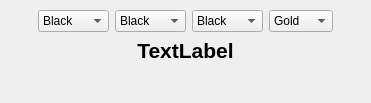
<?xml version="1.0" encoding="UTF-8"?>
<ui version="4.0">
 <class>MainWindow</class>
 <widget class="QMainWindow" name="MainWindow">
  <property name="geometry">
   <rect>
    <x>0</x>
    <y>0</y>
    <width>371</width>
    <height>103</height>
   </rect>
  </property>
  <property name="windowTitle">
   <string>rCalc</string>
  </property>
  <widget class="QWidget" name="centralWidget">
   <widget class="QWidget" name="verticalLayoutWidget">
    <property name="geometry">
     <rect>
      <x>0</x>
      <y>0</y>
      <width>371</width>
      <height>81</height>
     </rect>
    </property>
    <layout class="QVBoxLayout" name="verticalLayout">
     <property name="leftMargin">
      <number>10</number>
     </property>
     <property name="topMargin">
      <number>10</number>
     </property>
     <property name="rightMargin">
      <number>10</number>
     </property>
     <property name="bottomMargin">
      <number>10</number>
     </property>
     <item>
      <layout class="QHBoxLayout" name="horizontalLayout">
       <item>
        <spacer name="horizontalSpacer_2">
         <property name="orientation">
          <enum>Qt::Horizontal</enum>
         </property>
         <property name="sizeHint" stdset="0">
          <size>
           <width>40</width>
           <height>20</height>
          </size>
         </property>
        </spacer>
       </item>
       <item>
        <widget class="QComboBox" name="cmbBand1">
         <item>
          <property name="text">
           <string>Black</string>
          </property>
         </item>
         <item>
          <property name="text">
           <string>Brown</string>
          </property>
         </item>
         <item>
          <property name="text">
           <string>Red</string>
          </property>
         </item>
         <item>
          <property name="text">
           <string>Orange</string>
          </property>
         </item>
         <item>
          <property name="text">
           <string>Yellow</string>
          </property>
         </item>
         <item>
          <property name="text">
           <string>Green</string>
          </property>
         </item>
         <item>
          <property name="text">
           <string>Blue</string>
          </property>
         </item>
         <item>
          <property name="text">
           <string>Violet</string>
          </property>
         </item>
         <item>
          <property name="text">
           <string>Gray</string>
          </property>
         </item>
         <item>
          <property name="text">
           <string>White</string>
          </property>
         </item>
        </widget>
       </item>
       <item>
        <widget class="QComboBox" name="cmbBand2">
         <item>
          <property name="text">
           <string>Black</string>
          </property>
         </item>
         <item>
          <property name="text">
           <string>Brown</string>
          </property>
         </item>
         <item>
          <property name="text">
           <string>Red</string>
          </property>
         </item>
         <item>
          <property name="text">
           <string>Orange</string>
          </property>
         </item>
         <item>
          <property name="text">
           <string>Yellow</string>
          </property>
         </item>
         <item>
          <property name="text">
           <string>Green</string>
          </property>
         </item>
         <item>
          <property name="text">
           <string>Blue</string>
          </property>
         </item>
         <item>
          <property name="text">
           <string>Violet</string>
          </property>
         </item>
         <item>
          <property name="text">
           <string>Gray</string>
          </property>
         </item>
         <item>
          <property name="text">
           <string>White</string>
          </property>
         </item>
        </widget>
       </item>
       <item>
        <widget class="QComboBox" name="cmbMultiplier">
         <item>
          <property name="text">
           <string>Black</string>
          </property>
         </item>
         <item>
          <property name="text">
           <string>Brown</string>
          </property>
         </item>
         <item>
          <property name="text">
           <string>Red</string>
          </property>
         </item>
         <item>
          <property name="text">
           <string>Orange</string>
          </property>
         </item>
         <item>
          <property name="text">
           <string>Yellow</string>
          </property>
         </item>
         <item>
          <property name="text">
           <string>Green</string>
          </property>
         </item>
         <item>
          <property name="text">
           <string>Blue</string>
          </property>
         </item>
         <item>
          <property name="text">
           <string>Violet</string>
          </property>
         </item>
        </widget>
       </item>
       <item>
        <widget class="QComboBox" name="cmbTolerance">
         <property name="currentIndex">
          <number>6</number>
         </property>
         <item>
          <property name="text">
           <string>Brown</string>
          </property>
         </item>
         <item>
          <property name="text">
           <string>Red</string>
          </property>
         </item>
         <item>
          <property name="text">
           <string>Green</string>
          </property>
         </item>
         <item>
          <property name="text">
           <string>Blue</string>
          </property>
         </item>
         <item>
          <property name="text">
           <string>Violet</string>
          </property>
         </item>
         <item>
          <property name="text">
           <string>Gray</string>
          </property>
         </item>
         <item>
          <property name="text">
           <string>Gold</string>
          </property>
         </item>
         <item>
          <property name="text">
           <string>Silver</string>
          </property>
         </item>
        </widget>
       </item>
       <item>
        <spacer name="horizontalSpacer">
         <property name="orientation">
          <enum>Qt::Horizontal</enum>
         </property>
         <property name="sizeHint" stdset="0">
          <size>
           <width>40</width>
           <height>20</height>
          </size>
         </property>
        </spacer>
       </item>
      </layout>
     </item>
     <item>
      <layout class="QVBoxLayout" name="verticalLayout_2">
       <item>
        <widget class="QLabel" name="lblResult">
         <property name="mouseTracking">
          <bool>false</bool>
         </property>
         <property name="text">
          <string>&lt;html&gt;&lt;head/&gt;&lt;body&gt;&lt;p&gt;&lt;span style=&quot; font-size:16pt; font-weight:600;&quot;&gt;TextLabel&lt;/span&gt;&lt;/p&gt;&lt;/body&gt;&lt;/html&gt;</string>
         </property>
         <property name="alignment">
          <set>Qt::AlignCenter</set>
         </property>
        </widget>
       </item>
       <item>
        <spacer name="verticalSpacer">
         <property name="orientation">
          <enum>Qt::Vertical</enum>
         </property>
         <property name="sizeHint" stdset="0">
          <size>
           <width>20</width>
           <height>40</height>
          </size>
         </property>
        </spacer>
       </item>
      </layout>
     </item>
    </layout>
   </widget>
  </widget>
  <widget class="QMenuBar" name="menuBar">
   <property name="geometry">
    <rect>
     <x>0</x>
     <y>0</y>
     <width>371</width>
     <height>22</height>
    </rect>
   </property>
  </widget>
 </widget>
 <layoutdefault spacing="6" margin="11"/>
 <resources/>
 <connections/>
</ui>
